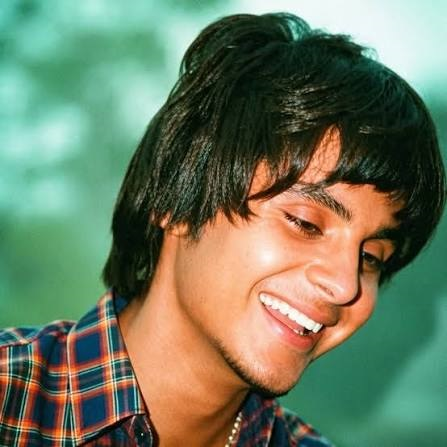
#> input picture Computer Vision unit II Assignment/10_Sharpening/input7.jpg, 447 x 447 px
$ python program.py
#> lines starting #> are read from the running program, lines starting #| are printed output that depends on the picture
import cv2
import numpy as np
img = cv2.imread("input7.jpg",0)
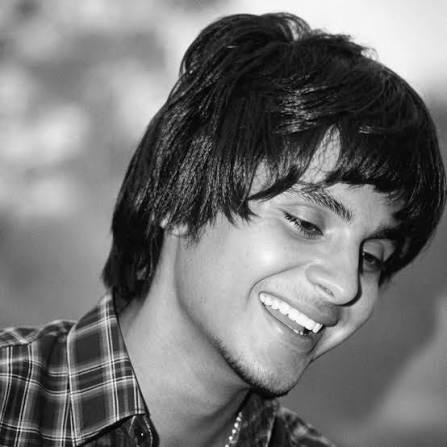
#> img: shape (447, 447); min 0, max 255, mean 116.1
Kernel = np.array([[0,-1,0],[-1,5,-1],[0,-1,0]])
sharp = cv2.filter2D(img,-1,Kernel)
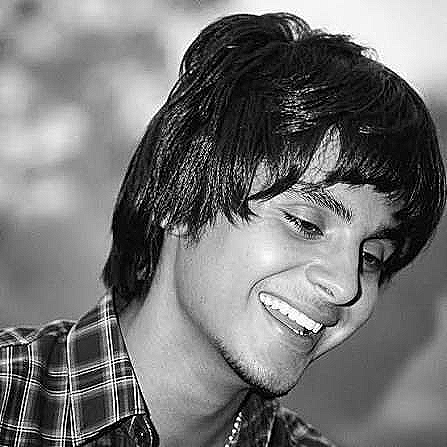
#> sharp: shape (447, 447); min 0, max 255, mean 116.8
cv2.imshow("output.png",img)
cv2.imshow("Sharpend image",sharp)
cv2.imwrite("output.png",sharp)
cv2.waitKey(0)
cv2.destroyAllWindows()
